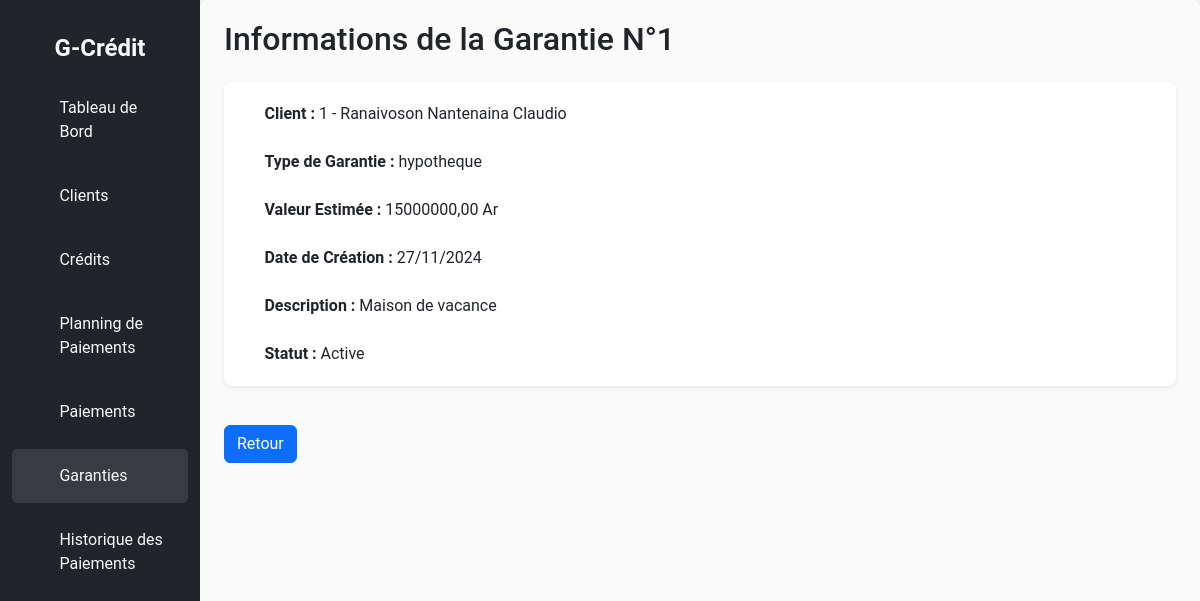
Screenshot of /credit/garanties/detail/1/ with the database file from the repository.
### credit/models.py (models this page shows, shortened)
class Garantie(models.Model):
    id = models.AutoField(primary_key=True)
    credit = models.ForeignKey('Credit', on_delete=models.CASCADE, related_name="garanties", verbose_name="Crédit associé")
    type_garantie = models.CharField(max_length=50,
        choices=[
            ('hypotheque', 'Hypothèque'),
            ('nantissement', 'Nantissement'),
            ('caution', 'Caution'),
            ('autre', 'Autre'),
        ],
        verbose_name="Type de garantie")
    valeur_estimee = models.DecimalField( max_digits=15, decimal_places=2, verbose_name="Valeur estimée")
    description = models.TextField(blank=True, verbose_name="Description de la garantie")
    statut = models.CharField(max_length=20,
        choices=[
            ('active', 'Active'),
            ('utilisée', 'Utilisée'),
            ('expirée', 'Expirée'),
        ],
        default='active', verbose_name="Statut de la garantie")
    date_creation = models.DateField(auto_now_add=True, verbose_name="Date de création")
    class Meta:
        verbose_name = "Garantie"
        verbose_name_plural = "Garanties"
        ordering = ['credit', 'type_garantie']

class Credit(models.Model):
    id = models.AutoField(primary_key=True)
    client = models.ForeignKey('Client', on_delete=models.CASCADE, related_name="credits")
    montant_credit = models.DecimalField(max_digits=15, decimal_places=2)
    montant_total = models.DecimalField(max_digits=15, decimal_places=2)
    montant_restant = models.DecimalField(max_digits=15, decimal_places=2, default=0.00)
    taux_interet = models.DecimalField(max_digits=5, decimal_places=2)
    duree_mois = models.IntegerField()
    date_debut = models.DateField(db_index=True)
    date_fin = models.DateField(blank=True, null=True)
    STATUT_CHOICES = [
        ('en cours', 'En cours'),
        ('payé', 'Payé'),
        ('retard', 'En retard'),
    ]
    statut = models.CharField(max_length=10, choices=STATUT_CHOICES, default='en cours', db_index=True)

class Client(models.Model):
    id = models.AutoField(primary_key=True)
    nom = models.CharField(max_length=100)
    prenom = models.CharField(max_length=100)
    adresse = models.CharField(max_length=255)
    telephone = models.CharField(max_length=15)
    email = models.EmailField(unique=True)
    date_naissance = models.DateField()
    def __str__(self):
        return f"{self.nom} {self.prenom}"

### credit/views.py (the view)
# urls.py: path('garanties/detail/<int:id>/', views.GarantieDetail.as_view(), name='garantie-detail'),
class GarantieDetail(DetailView):
    template_name = 'Garanties/garantieDetail.html'
    model = Garantie
    context_object_name = "lagarantie"
    pk_url_kwarg = "id"

### templates/Garanties/garantieDetail.html (shortened to what this page needs)
<!DOCTYPE html>
<html lang="fr">
<head>
    {% load static %}
    <link rel="stylesheet" href="{% static 'bootstrap/css/bootstrap.css' %}">
    <link rel="stylesheet" href="{% static 'credit/css/style.css' %}">
    <link rel="stylesheet" href="{% static 'bootstrap-icons-1.11.3/font/bootstrap-icons.css' %}">
    <link rel="stylesheet" href="{% static 'sweetalert/sweetalert2.min.css' %}">
</head>
<body>
    <div class="container-fluid">
        <div class="row">
            <nav class="col-md-3 col-lg-2 d-none d-md-block bg-dark sidebar">
                <div class="logo-details">
                    <span class="logo_name">G-Crédit</span>
                </div>
                <ul class="nav-links">
                    <li>
                        <a href="{% url 'home' %}">
                            <i class="bi bi-grid"></i>
                            <span>Tableau de Bord</span>
                        </a>
                    </li>
                    <li>
                        <a href="{% url 'client-list' %}">
                            <i class="bi bi-person"></i>
                            <span>Clients</span>
                        </a>
                    </li>
                    <li>
                        <a href="{% url 'credit-list' %}">
                            <i class="bi bi-calendar"></i>
                            <span>Crédits</span>
                        </a>
                    </li>
                    <li>
                        <a href="{% url 'planning-paiement-list' %}">
                            <i class="bi bi-file-earmark-text"></i>
                            <span>Planning de Paiements</span>
                        </a>
                    </li>
                    <li>
                        <a href="{% url 'paiement-list' %}">
                            <i class="bi bi-cash-coin"></i>
                            <span>Paiements</span>
                        </a>
                    </li>
                    <li>
                        <a href="{% url 'garantie-list' %}" class="active">
                            <i class="bi bi-shield-lock"></i>
                            <span>Garanties</span>
                        </a>
                    </li>
                    <li>
                        <a href="{% url 'historique-list' %}">
                            <i class="bi bi-journal-text"></i>
                            <span>Historique des Paiements</span>
                        </a>
                    </li>
                </ul>
            </nav>
            <main class="col-md-9 ms-sm-auto col-lg-10 px-md-4" id="main-content">
                <h2 class="mb-4">Informations de la Garantie N°{{ lagarantie.id }}</h2>
                <div class="card shadow-sm border-0">
                    <div class="card-body">
                        <div class="mb-4">
                            <div class="d-flex align-items-center">
                                <i class="bi bi-person-circle text-primary me-2"></i>
                                <span>
                                    <strong>Client :</strong>
                                    {{ lagarantie.credit.id }} - {{ lagarantie.credit.client }}
                                </span>
                            </div>
                        </div>
                        <div class="mb-4">
                            <div class="d-flex align-items-center">
                                <i class="bi bi-shield-lock text-info me-2"></i>
                                <span><strong>Type de Garantie :</strong> {{ lagarantie.type_garantie }}</span>
                            </div>
                        </div>
                        <div class="mb-4">
                            <div class="d-flex align-items-center">
                                <i class="bi bi-currency-dollar text-info me-2"></i>
                                <span><strong>Valeur Estimée :</strong> {{ lagarantie.valeur_estimee }} Ar</span>
                            </div>
                        </div>
                        <div class="mb-4">
                            <div class="d-flex align-items-center">
                                <i class="bi bi-calendar-check text-success me-2"></i>
                                <span><strong>Date de Création :</strong> {{ lagarantie.date_creation|date:"d/m/Y" }}</span>
                            </div>
                        </div>
                        <div class="mb-4">
                            <div class="d-flex align-items-center">
                                <i class="bi bi-file-earmark-text text-primary me-2"></i>
                                <span><strong>Description :</strong> {{ lagarantie.description }}</span>
                            </div>
                        </div>
                        <div>
                            <div class="d-flex align-items-center">
                                <i class="bi bi-info-circle text-primary me-2"></i>
                                <span><strong>Statut :</strong> {{ lagarantie.get_statut_display }}</span>
                            </div>
                        </div>
                    </div>
                </div>
                <a href="{% url 'garantie-list' %}" class="btn btn-primary mt-4">Retour</a>
            </main>
        </div>
    </div>
</body>
</html>

### statics/credit/css/style.css (style rules this page uses)
* { margin: 0; padding: 0; box-sizing: border-box; transition: all 500ms ease; }
body { font-family: 'Roboto', sans-serif; background-color: #f5f7fa; }
.sidebar { padding-top: 20px; background-color: #343a40; color: white; height: 100vh; }
.logo-details { display: flex; justify-content: center; padding: 10px; }
.logo_name { font-size: 1.5rem; font-weight: bold; color: #fafafa; }
.nav-links { list-style: none; padding: 0; }
.nav-links li { width: 100%; padding: 5px 0; }
.nav-links a { display: flex; align-items: center; padding: 15px; color: #f8f9fa; text-decoration: none; transition: background 0.3s, color 0.3s; }
.nav-links a i { margin-right: 20px; }
.nav-links a:hover, .nav-links a.active { background-color: rgba(255, 255, 255, 0.1); color: #fafafa; border-radius: 5px; }
#main-content { padding: 20px; background-color: #fafafa; border-radius: 8px; box-shadow: 0 2px 10px rgba(0, 0, 0, 0.1); }
.card { margin: 15px 0; border: none; border-radius: 8px; transition: transform 0.3s, box-shadow 0.3s; }
.card-body { padding: 20px; }

### rows the page displays
Garantie: id "1", credit.id "1", credit.client "Ranaivoson Nantenaina Claudio", type_garantie "hypotheque", valeur_estimee "15000000,00", date_creation "27/11/2024", description "Maison de vacance", statut "Active"
